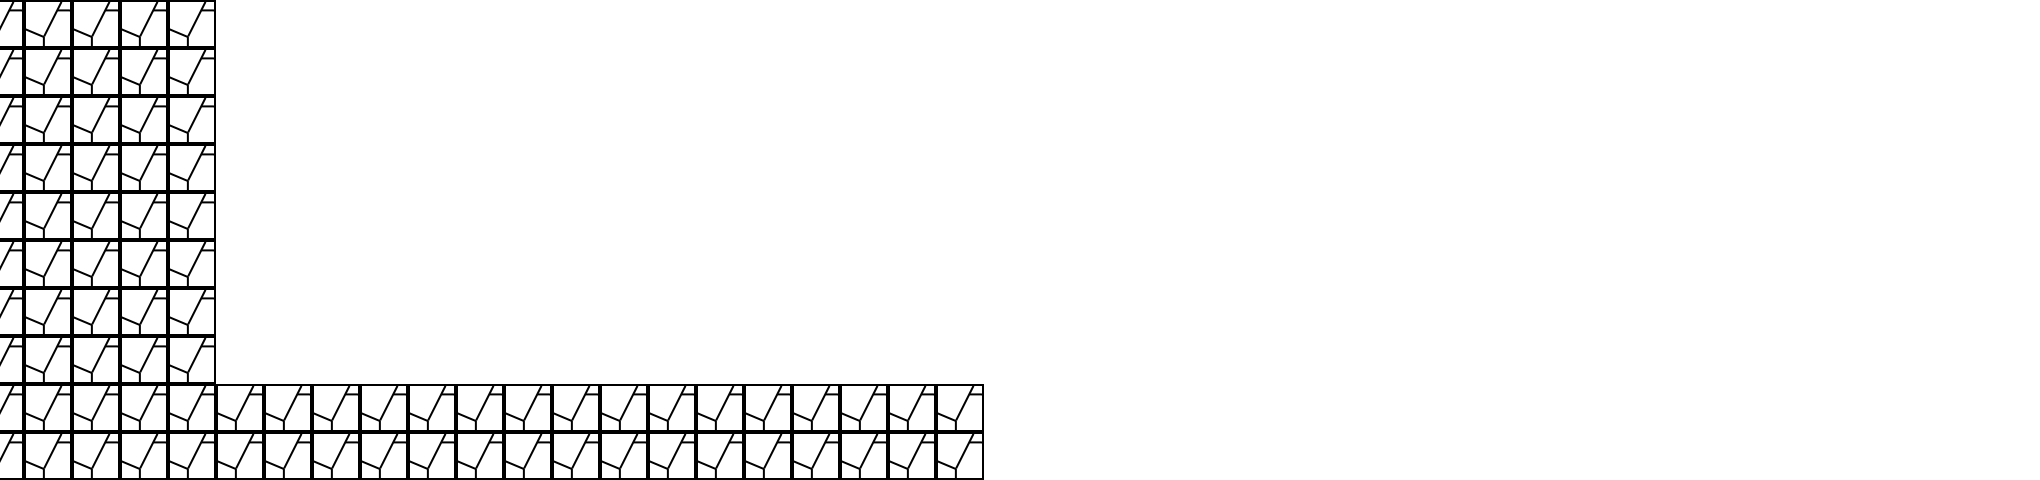

This is a level from a 2D game, rendered from its Tiled map with the project's own tilesets. A one-line summary and the map file follow, with tile-layer data summarised:
An orthogonal 85x20 tile map with 24x24 px tiles, 3 tile layers (BackgroundColor, Platform, HideBlock), 2 hidden layers not drawn, 2 tilesets.

<map version="1.0" orientation="orthogonal" width="85" height="20" tilewidth="24" tileheight="24">
 <tileset firstgid="1" name="Tile_source" tilewidth="24" tileheight="24">
  <image source="Tile_source.png" width="800" height="480" />
 </tileset>
 <tileset firstgid="661" name="Lady" tilewidth="24" tileheight="24">
  <image source="Lady.png" width="48" height="48" />
 </tileset>
 <layer name="BackgroundColor" width="85" height="20">
  <data>[1700 cells, 1700 non-empty, 1 distinct tile ids]</data>
 </layer>
 <layer name="Platform" width="85" height="20">
  <data>[1700 cells, 308 non-empty, 4 distinct tile ids]</data>
 </layer>
 <layer name="PlatformDynamic" width="85" height="20" visible="0">
  <data>[1700 cells, 60 non-empty, 10 distinct tile ids]</data>
 </layer>
 <layer name="biqi" width="85" height="20" visible="0">
  <data>[1700 cells, 4 non-empty, 4 distinct tile ids]</data>
 </layer>
 <layer name="HideBlock" width="85" height="20">
  <data>[1700 cells, 0 non-empty, 0 distinct tile ids]</data>
 </layer>
</map>
